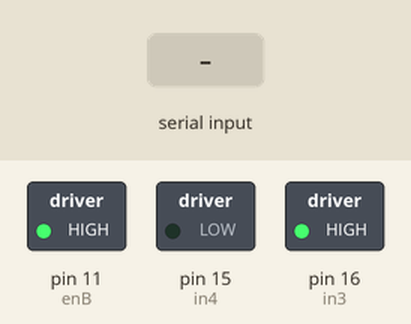
A sketch run on a simulated Arduino Uno, built with avr-gcc and run on an emulated ATmega328P. Shown: switched loads named in the sketch (green lamp = pin HIGH). Inputs (shaded band) come from the test bench.

Above: at 1.2 s.
1.3 s: "0" received over Serial
At 2.3 s:
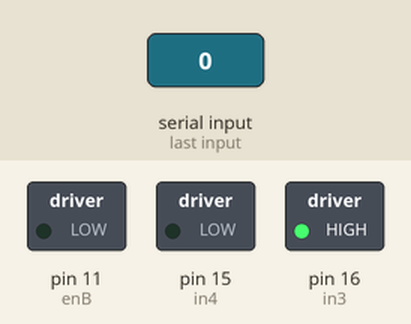
Timing chart, 0 to 7.8 s (numbered marks = the images above; inputs shaded):
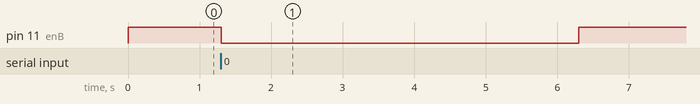

Measured:
- after the input at 1.3 s, pin 11 (enB): HIGH → LOW at once, → HIGH 5.0 s later

The sketch:

TestMotor.ino
```cpp
#define enB           11
#define in3           16
#define in4           15

void drive(bool vor, int v){
   digitalWrite(in4, !vor);
   digitalWrite(in3, vor);
   analogWrite(enB, v);
}
void brakeLow() {
  digitalWrite(in3, LOW);
  digitalWrite(in4, LOW);
  analogWrite(enB, 0);
  delay(5000);
}
void brakeHigh() {
  digitalWrite(in3, HIGH);
  digitalWrite(in4, HIGH);
  analogWrite(enB, 0);
  delay(5000);
}
void setup() {
  // put your setup code here, to run once:
Serial.begin(9600);
  pinMode(enB,OUTPUT);
  pinMode(in3, OUTPUT);
  pinMode(in4, OUTPUT);
  drive(true, 0);
}

void loop() {
  /*for(int i=0;i<= 255; i=i+10){
    drive(true,i );
    Serial.println(i);
    delay(500);
  }
  for(int i=250;i >= 0; i=i-10){
    drive(true, i);
    Serial.println(i);
    delay(500);
  }*/
  drive(true, 255);
  while (Serial.available() > 0) {
    char message = Serial.read();
    switch (message) {
      case '0': drive(true, 0); delay(5000); break;
      case 'f':
      case 'F': brakeHigh(); break;
      case 's':
      case 'S': brakeLow(); break;
      default: Serial.println("Invalid serial message");
    }
  }
  // put your main code here, to run repeatedly:

}
```
